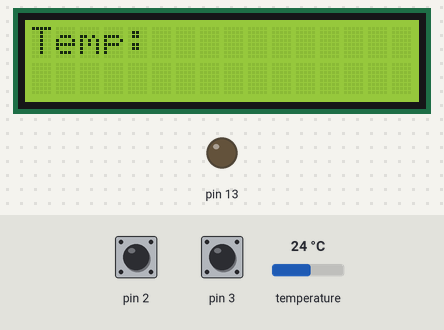
Bench run of a sketch on a simulated Arduino Uno, built with avr-gcc and run on an emulated ATmega328P. Shown: 16×2 character LCD, output pins drawn as LEDs (lit = HIGH). The test bench sets the inputs (shaded band); at power-on: pin 2 HIGH, temperature 24 °C, pin 3 HIGH. EEPROM starts erased.

Above: at 1.2 s.
1.3 s: pin 2 pulled LOW for 0.95 s
At 2.7 s:
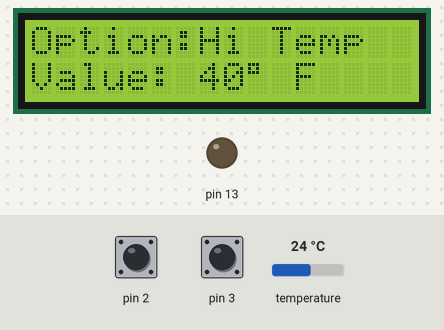
5.9 s: pin 2 pulled LOW for 0.95 s
At 7.5 s:
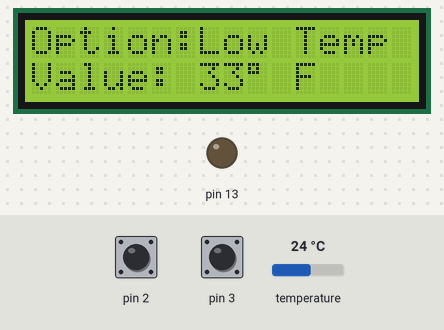
10.5 s: pin 2 pulled LOW for 3.2 s
At 11.8 s:
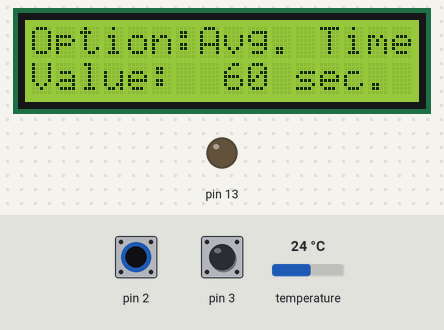
17.3 s: pin 2 pulled LOW for 0.95 s
At 18.7 s:
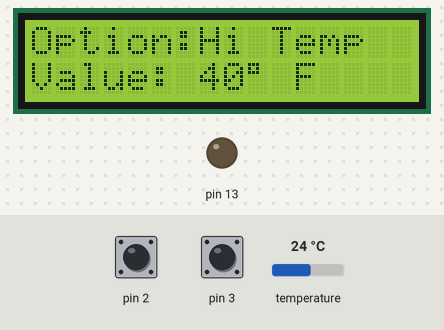
21.9 s: pin 2 pulled LOW for 0.95 s
At 22.9 s:
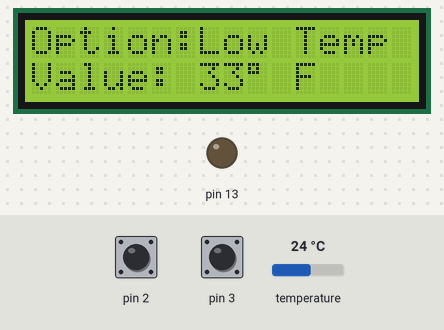
26.5 s: temperature set to 12 °C
At 29.6 s:
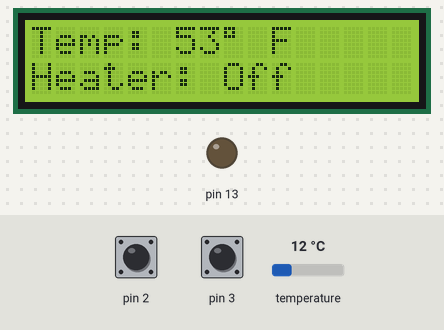
Timing chart, 0 to 31.0 s (numbered marks = the images above; inputs shaded):
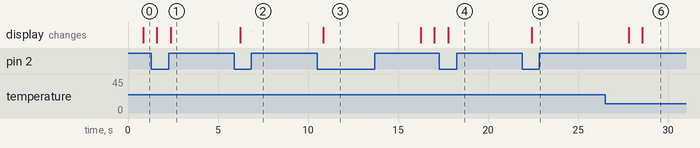

The sketch:

TempControl.ino
```cpp
#include <LiquidCrystal.h>  //Header file for LCD Module
#include <EEPROM.h>         // Store the settings in EEprom
#include <RunningAverage.h>
#include <OneWire.h>  // Base protocol for DS12B20 sensor
#include <DallasTemperature.h>

LiquidCrystal lcd(12, 11, 5, 4, 9, 10);  //lcd connected pins

//DS12B20 on D8 - requires 4.7k pull up to 5V
const byte ONE_WIRE_BUS = 8;  // Use D8
const byte controller = 13;   // The controller output is D13
const int cycleWait = 1000;   // loop every second

bool showF = true;
bool menuMode = false;

int onTemp = 2;   // Turn the heater on at a low temp
int offTemp = 5;  // Turn the heater off at a high temp

const byte eepromSet = 0xA1;
byte settings[4];

OneWire oneWire(ONE_WIRE_BUS);
DallasTemperature sensors(&oneWire);

class TempSense {
public:
  TempSense(){};

  void init() {
    sensors.begin();
  }

  float getCelcius() {
    sensors.requestTemperatures();
    float t = sensors.getTempCByIndex(0);
    // getTempCByIndex returns -127on error; pass it through
    // and let the caller decide what to do (Heater wotn't trigger at -127)
    return t;
  }

  float getFahrenheit() {
    return 1.8f * getCelcius() + 32.0f;
  }
};

class Warmer {
private:
  bool onStatus = false;
  byte controller = 13;

public:
  Warmer(int controller) {
    this->controller = controller;
    init();
  }

  void init() {
    pinMode(this->controller, OUTPUT);
  }
  void turnOn() {
    digitalWrite(this->controller, HIGH);
    this->onStatus = true;
  }
  void turnOff() {
    digitalWrite(this->controller, LOW);
    this->onStatus = false;
  }
  bool isOn() {
    return this->onStatus;
  }
};

class Display {
private:
  TempSense *temp;
  Warmer *warmer;
  char deg = 223;
  bool showF = true;
  bool menuMode = false;
  int optIdx = 0;
  int maxOpts = 4;
  int valIdx = 0;
  const byte button1 = 2;
  const byte button2 = 3;
  const char *opts[4] = { "Hi Temp", "Low Temp", "Avg. Time", "Hold Time" };
  const int hiTemp[3] = { 40, 48, 80 };
  const int lowTemp[3] = { 33, 35, 74 };
  const int avgTime[3] = { 60, 300, 600 };
  const int holdTime[3] = { 4, 8, 24 };
  long int buttonTimer;
  const long int buttonTimeout = 5000;  // 5 second timeout;

  byte hiTempValIdx;
  byte lowTempValIdx;
  byte avgTimeValIdx;
  byte holdTimeValIdx;

public:
  Display(TempSense *temp, Warmer *warmer) {
    this->temp = temp;
    this->warmer = warmer;
    init();
  }

  void init() {

    byte stored;
    int address;
    lcd.begin(16, 2);

    this->buttonTimer = millis();
    this->hiTempValIdx = 0;
    this->lowTempValIdx = 0;
    this->avgTimeValIdx = 0;
    this->holdTimeValIdx = 0;

    // read in and initialize the stored settings if they are stored

    EEPROM.get(4 * sizeof(byte), stored);

    if (stored == eepromSet) {
      for (int i = 0; i < 4; i++) {
        address = i * sizeof(byte);
        EEPROM.get(address, settings[i]);
      }
    }
    this->hiTempValIdx = settings[0];
    this->lowTempValIdx = settings[1];
    this->avgTimeValIdx = settings[2];
    this->holdTimeValIdx = settings[3];
  }

  void setButtons() {
    pinMode(this->button1, INPUT_PULLUP);
    pinMode(this->button2, INPUT_PULLUP);
  }

  void flipMenuMode() {
    if (!this->menuMode) {
      this->menuMode = true;
      this->optIdx = 0;
    } else if (this->optIdx < this->maxOpts - 1) {
      ++(this->optIdx);
    } else {
      this->optIdx = 0;
    }
    this->buttonTimer = millis();  // update the timer on each event
  }

  void cycleValues() {
    if (this->menuMode) {
      switch (this->optIdx) {
        case 0:
          this->hiTempValIdx = ++(this->hiTempValIdx) % 3;
          break;
        case 1:
          this->lowTempValIdx = ++(this->lowTempValIdx) % 3;
          break;
        case 2:
          this->avgTimeValIdx = ++(this->avgTimeValIdx) % 3;
          break;
        case 3:
          this->holdTimeValIdx = ++(this->holdTimeValIdx) % 3;
          break;
      }
    }
    this->buttonTimer = millis();  // update the timer on each event
  }

  float f2c(float f) {
    return (f - 32) / 1.8;
  }

  void checkTimeout() {
    int address;

    if ((millis() - this->buttonTimer) > buttonTimeout) {
      this->menuMode = false;
      offTemp = f2c(hiTemp[this->hiTempValIdx]);
      onTemp = f2c(lowTemp[this->lowTempValIdx]);
      settings[0] = this->hiTempValIdx;
      settings[1] = this->lowTempValIdx;
      settings[2] = this->avgTimeValIdx;
      settings[3] = this->holdTimeValIdx;
      for (int i = 0; i < 4; i++)
        EEPROM.update(i * sizeof(byte), settings[i]);
      EEPROM.update(4 * sizeof(byte), eepromSet);
    }
  }

  void show() {
    if (this->menuMode) {
      lcd.clear();
      lcd.setCursor(0, 0);
      lcd.print("Option:");
      lcd.print(opts[optIdx]);
      lcd.setCursor(0, 1);
      lcd.print("Value:");
      char buf[7];
      char buf2[10];
      switch (this->optIdx) {
        case 0:
          sprintf(buf, " %2d%c F", (int)hiTemp[this->hiTempValIdx], deg);
          lcd.print(buf);
          break;
        case 1:
          sprintf(buf, " %2d%c F", (int)lowTemp[this->lowTempValIdx], deg);
          lcd.print(buf);
          break;
        case 2:
          sprintf(buf2, " %3d sec.", (int)avgTime[this->avgTimeValIdx]);
          lcd.print(buf2);
          break;
        case 3:
          sprintf(buf2, " %3d hrs.", (int)holdTime[this->holdTimeValIdx]);
          lcd.print(buf2);
          break;
      }

    } else {
      // lcd.clear();
      lcd.setCursor(0, 0);
      lcd.print("Temp:");
      char buf[12];
      sprintf(buf, " %2d%c F     ", (int)this->temp->getFahrenheit(), deg);
      lcd.print(buf);
      lcd.setCursor(0, 1);
      if (this->warmer->isOn()) {
        lcd.print("Heater: On      ");
      } else {
        lcd.print("Heater: Off     ");
      }
    }
  }

  void showError(float c, bool b1, bool b2) {
    lcd.clear();
    lcd.setCursor(0, 0);
    lcd.print("Sensor error!   ");
    lcd.setCursor(0, 1);
    lcd.print("                ");
  }
};


TempSense temp;
Warmer warmer(controller);
Display disp(&temp, &warmer);
volatile bool button1Pressed = false;
volatile bool button2Pressed = false;

void onButton1Press() {
  button1Pressed = true;
}
void onButton2Press() {
  button2Pressed = true;
}

void setup() {
  temp.init();
  warmer.init();
  disp.setButtons();
  attachInterrupt(digitalPinToInterrupt(2), onButton1Press, FALLING);
  attachInterrupt(digitalPinToInterrupt(3), onButton2Press, FALLING);
}

void loop() {
  float c = temp.getCelcius();


  if (button1Pressed) {
    button1Pressed = false;
    disp.flipMenuMode();
  }
  if (button2Pressed) {
    button2Pressed = false;
    disp.cycleValues();
  }

  disp.checkTimeout();

  if (c == DEVICE_DISCONNECTED_C) {
    warmer.turnOff();
    disp.showError(c, button1Pressed, button2Pressed);
  } else {
    if (c < onTemp) warmer.turnOn();
    else if (c > offTemp) warmer.turnOff();
    disp.show();
  }
}
```

Measured:
- after the input at 1.3 s, the display: first differs from a run without the input after 1.1 s (image 1)
- after the input at 5.9 s, the display: changes after 0.33 s (image 2)
- after the input at 10.5 s, the display: changes after 0.35 s (image 3)
- after the input at 17.3 s, the display: changes after 0.50 s (image 4)
- after the input at 21.9 s, the display: changes after 0.52 s (image 5)
